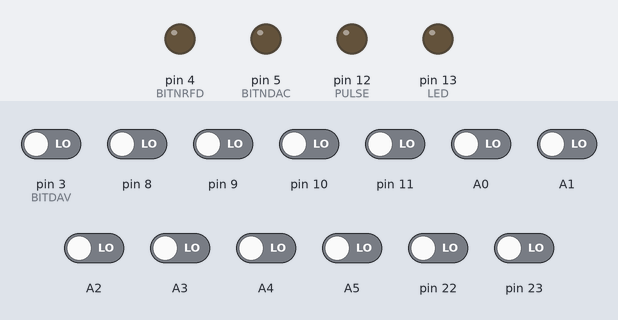
Bench run of a sketch on a simulated Arduino Nano, built with avr-gcc and run on an emulated ATmega328P. Shown: output pins drawn as LEDs (lit = HIGH). The inputs (shaded band) are chosen by the test bench; at power-on: A0–5, pin 3 (BITDAV), pin 8–11, pin 22, pin 23 LOW.

Above: at 1.2 s.
1.3 s: pin 3 (BITDAV) driven HIGH
At 3.9 s:
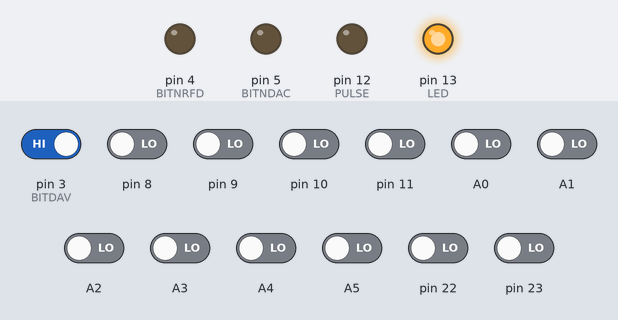
Timing chart, 0 to 12.8 s (numbered marks = the images above; inputs shaded):
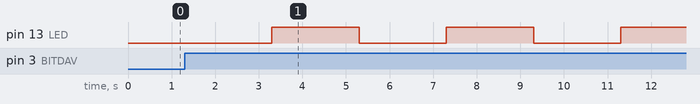

Measured:
- by itself, pin 13 (LED): alternates HIGH for 2.0 s and LOW for 2.0 s

The sketch:

GPIBlistenerUSB.ino
```cpp
/*****************************************************************************
*
*	GPIBlistenerUSB.ino -- GPIB受信文字列をArduino NANOでUSBにシリアル送信
*
*	GPIBから受け取ったデータを一定インターバルでシリアル送信する
*
*	GPIB機器側はトークオンリーモードに設定しておく
+	GPIB機器側の行末はCRLFとしておく
*	このユニットはリッスンオンリーなのでGPIB機器への送信は行わない
*
*	rev1.0	2025/04/10	initial revision by	Toshi
*
*****************************************************************************/
#include <MsTimer2.h>
#include "string.h"

#define TXINTERVAL 200	// シリアル送信インターバル[ms] 0なら毎回送信

// Arduino NANO ピン設定
#define DIO1 A0	// GPIB 1	(ATmega:PC0)
#define DIO2 A1	// GPIB 2	(ATmega:PC1)
#define DIO3 A2	// GPIB 3	(ATmega:PC2)
#define DIO4 A3	// GPIB 4	(ATmega:PC3)
#define DAV 3	// GPIB 6	(ATmega:PD3)
#define NRFD 4	// GPIB 7	(ATmega:PD4)
#define NDAC 5	// GPIB 8	(ATmega:PD5)
#define DIO5 A4	// GPIB 13	(ATmega:PC4)
#define DIO6 A5	// GPIB 14	(ATmega:PC5)
#define DIO7 8	// GPIB 15	(ATmega:PB0)
#define DIO8 9	// GPIB 16	(ATmega:PB1)
#define PULSE 12
#define LED 13

#define BITDAV (1<<3)	// b3
#define BITNRFD (1<<4)	// b4
#define BITNDAC (1<<5)	// b5
// オープンコレクタ駆動とするので論理Hでハイインピーダンス、論理Lで0出力
#define SetNRFD(x) ( DDRD = (x)? (DDRD & ~BITNRFD) : (DDRD | BITNRFD) )
#define SetNDAC(x) ( DDRD = (x)? (DDRD & ~BITNDAC) : (DDRD | BITNDAC) )
#define ReadDAV() (PIND & BITDAV)
// データ読み込みLSB6bit + MSB2bit GPIBは負論理なのでビット反転
#define ReadGPIB() (~((PINC & 0x3f) | (PINB & 0x03) << 6))

#define CR 0x0D
#define LF 0x0A

// デバッグ用
inline void pulseOn() { digitalWrite(PULSE, HIGH); }
inline void pulseOff() { digitalWrite(PULSE, LOW); }
inline void ledOn() { digitalWrite(LED, HIGH); }
inline void ledOff() { digitalWrite(LED, LOW); }

// グローバル変数
#define GPIB_BUF_SIZE 64
char GPIBrxbuf[GPIB_BUF_SIZE];
char GPIBrxstr[GPIB_BUF_SIZE];
volatile bool fRxOk;

// プロトタイプ宣言
void TimerProc();
void GPIBrx();

/*----------------------------------------------------------------------------
	セットアップ
----------------------------------------------------------------------------*/
void setup()
{
	// ピンモードの設定
	pinMode(PULSE, OUTPUT);		// デバッグ用
	pinMode(LED, OUTPUT);

	PORTD = 0;	// 制御線は出力時に0
	SetNRFD(0);	// 0出力
	SetNDAC(0);

	Serial.begin(115200);	// ハードウェアシリアル

#if TXINTERVAL	// インターバル送信なら
	// タイマー割込み設定
	MsTimer2::set(TXINTERVAL, TimerProc);
	MsTimer2::start();	// タイマー割込み開始
#endif //TXINTERVAL
}

/*----------------------------------------------------------------------------
	メインループ
----------------------------------------------------------------------------*/
void loop()
{
	GPIBrx();	// GPIBから受信

#if !TXINTERVAL	// インターバル送信でないなら
	Serial.print(GPIBrxstr);	// USBシリアルに送信
#endif //!TXINTERVAL

	digitalWrite(LED, !digitalRead(LED));	// 受信ごとにLED反転
}
/*----------------------------------------------------------------------------
	タイマー割込み
----------------------------------------------------------------------------*/
void TimerProc()
{
	static bool fin;

	if (fin)	// 現在実行中だったら
	{
		return;	// 何もしない
	}
	fin = true; // 実行中フラグセット
	sei();		// 他の割り込みを許可

	if (fRxOk)	// GPIBから受信していたら
	{
		Serial.print(GPIBrxstr);	// USBシリアルに送信
	}
	fin = false;	// 実行中フラグをクリア
}
/*----------------------------------------------------------------------------
	GPIBから受信
----------------------------------------------------------------------------*/
#define TIMEOUT 2000	// タイムアウト時間[ms]
void GPIBrx()
{
	uint8_t c, index;
	uint32_t t;

pulseOff();
	index = 0;
	do {
		SetNRFD(1);		// NRFDをHに
		t = millis();
		while (ReadDAV())	// DAVがLになるのを待つ
		{
			if (millis() - t > TIMEOUT)	// タイムアウトなら
			{
				SetNRFD(0);		// NRFDをLに
				fRxOk = false;	// 受信なし
				return;
			}
		}
		SetNRFD(0);	// NRFDをLに

		c = ReadGPIB();			// データ読み込み
		GPIBrxbuf[index++] = c;	// バッファに格納
		if (index >= GPIB_BUF_SIZE - 1)	// バッファフル？(行末の'\0'用に-1)
		{
			fRxOk = false;		// 受信なし
			return;
		}
		SetNDAC(1);	// NDACをHに
		t = millis();
		while (!ReadDAV())	// DAVがHになるのを待つ
		{
			if (millis() - t > TIMEOUT)	// タイムアウトなら
			{
				SetNDAC(0);		// NDACをLに
				fRxOk = false;	// 受信なし
				return;
			}
		}
		SetNDAC(0);	// NDACをLに
	} while (c != LF);			// 行末のLFを受けるまでループ
	GPIBrxbuf[index] = '\0';	// データを0でターミネートして文字列に
	cli();	// 割り込み禁止
	strcpy(GPIBrxstr, GPIBrxbuf);// シリアル送信用バッファにコピー
	fRxOk = true;	// 受信完了
	sei();	// 割り込み再開
pulseOn();
}
/*** end of "GPIBlistenerUSB.ino" ***/
```
